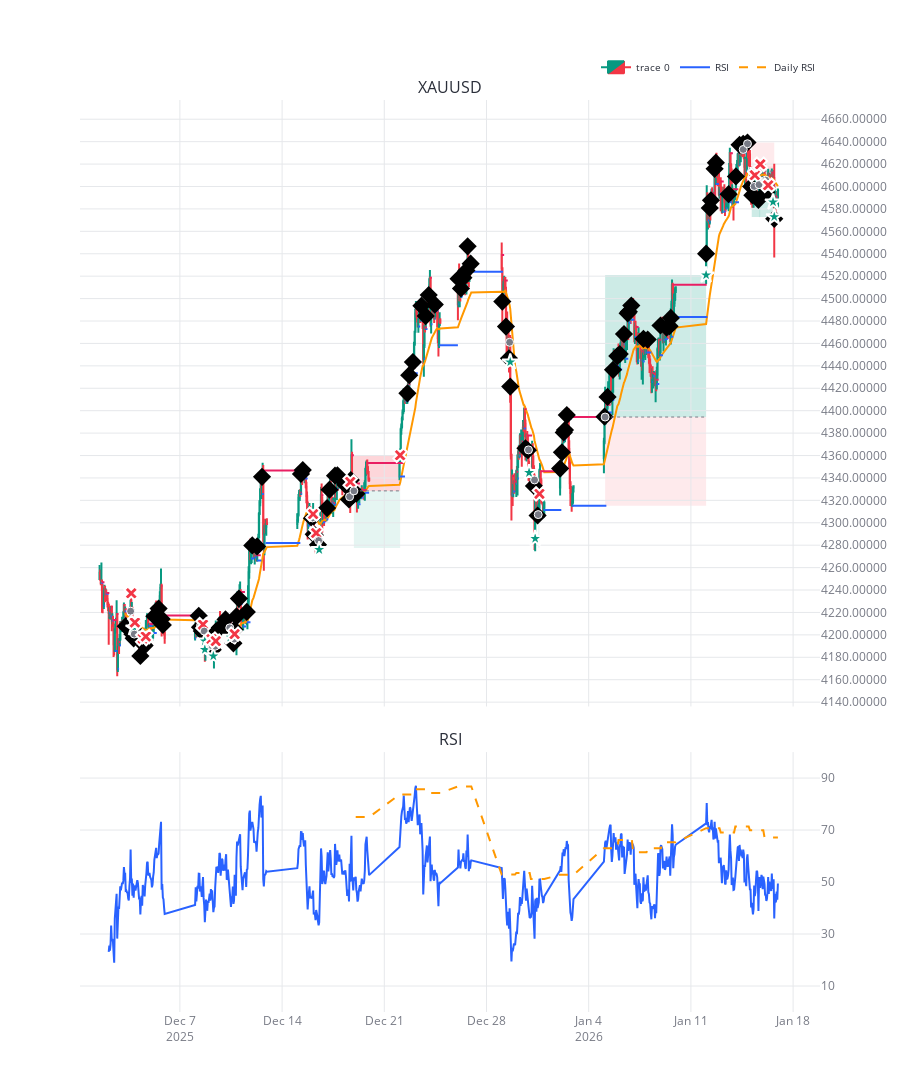

Notebook source saved alongside this figure:
### Code cell
import sys
import os
from datetime import datetime
from dotenv import load_dotenv
original_stdout = sys.stdout
original_stderr = sys.stderr
# sys.stdout = open(os.devnull, 'w')
# sys.stderr = open(os.devnull, 'w')
dotenv_path = os.path.abspath(os.path.join("..", ".env"))
load_dotenv(dotenv_path)

os.environ['ZONE_INVERSION_MARGIN_MICROPIPS'] = '400'  # Zones Tuning
os.environ['BREAKOUT_MIN_STRENGTH_MICROPIPS'] = '100'  # Breakout Tuning
os.environ['MIN_RISK_DISTANCE_MICROPIPS'] = '0.001'
os.environ['RR'] = '2'

notebook_dir = os.getcwd()
if os.path.basename(notebook_dir) == "notebooks":
    parent_dir = os.path.abspath("..")
    if parent_dir not in sys.path:
        sys.path.insert(0, parent_dir)
from src.utils.config import Config
from src.models.timeframe import Timeframe
from src.utils.plot import plotly_plot
from main import backtesting

Config.show_debug_logs = True
# Tuning
# Config.zone_inversion_margin_micropips = 0 # Zones Tuning
# Config.breakout_min_strength_micropips = 100 # Breakout Tuning: We to break at least X amount of micropips in order to consider a breakout as valid
# Config.min_risk_distance_micropips = 0 


max_candles = None
symbols = ['XAUUSD']
timeframe = Timeframe.H1
start_date = datetime(2025, 12, 1, 13, 10, 0)
end_date = datetime.now()



res = backtesting(
        symbols=symbols,
        timeframe=timeframe,
        start_date=start_date,
        end_date=end_date,
        max_candles=max_candles)

for symbol_index, (symbol, pair_data) in enumerate(res['data'].items()):
    plotly_plot(res['cerebro'], pair_data, symbol, symbol_index=symbol_index, height=1100)
